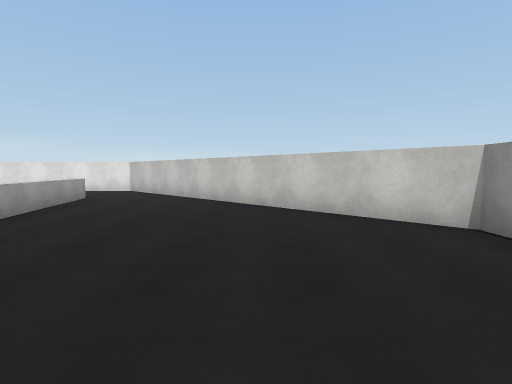
View 1 (above)

12 first-person views from a walk through a Unity game level. The camera is 1.4 m above the floor, tilts 4° down and sees 80° across. The floor is counted in squares, 2 m on a side. Each view is taken from the middle of a square. On the plan, view 1 faces up. The plan holds only what a view shows up to about 10 squares ahead; the rest is blank. The place goes on beyond the plan. Surface patterns are stand-ins for the level's own textures.

View 2
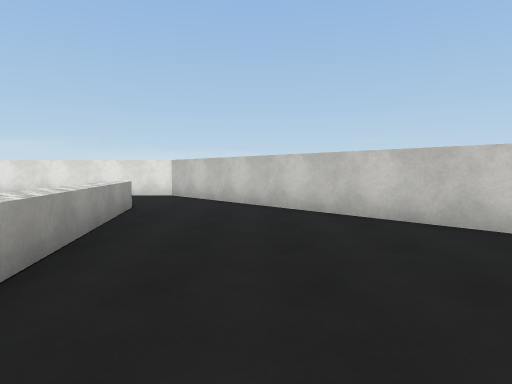

View 3
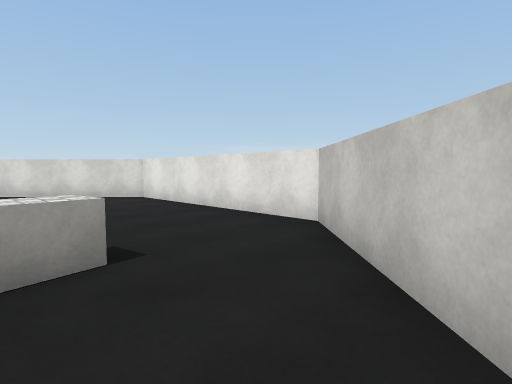

View 4
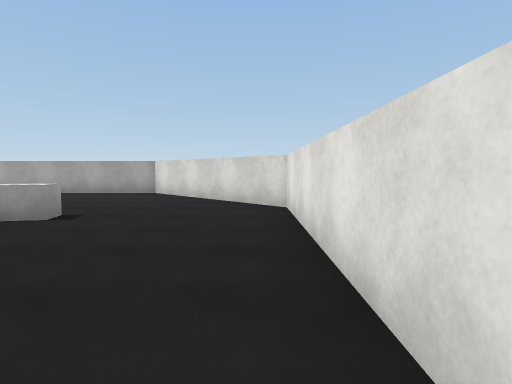

View 5
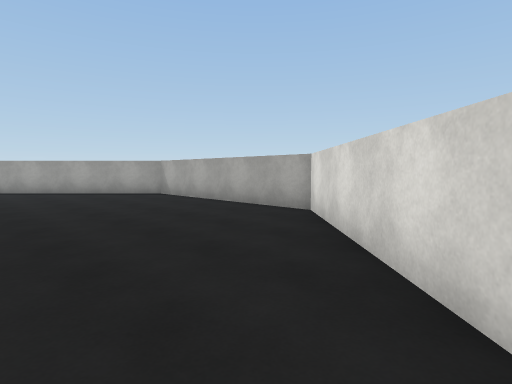

View 6
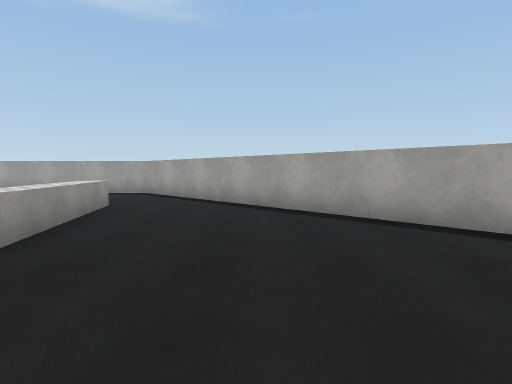

View 7
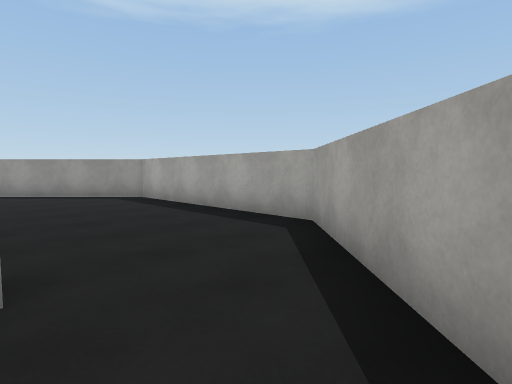

View 8
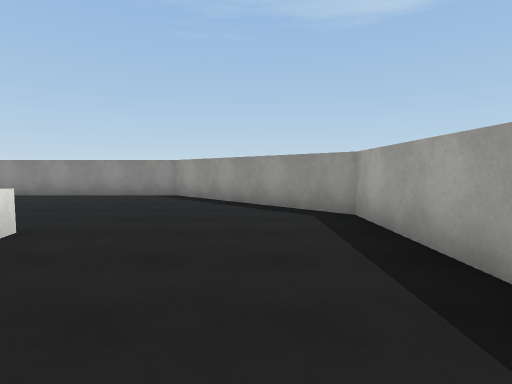

View 9
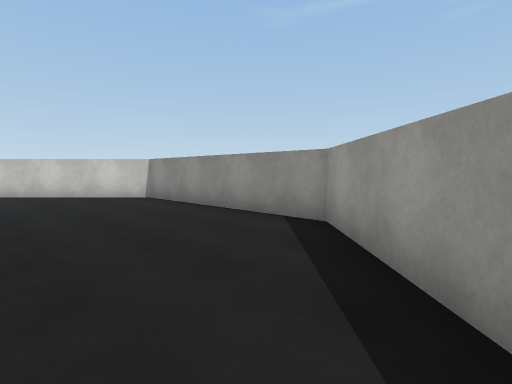

View 10
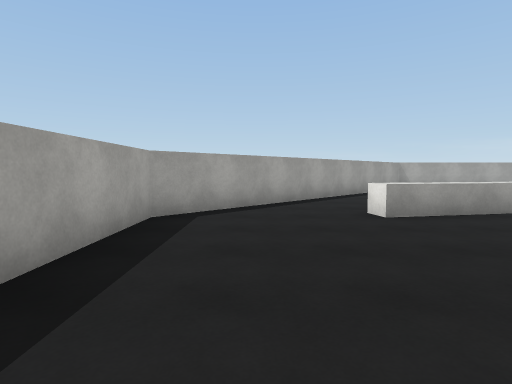

View 11
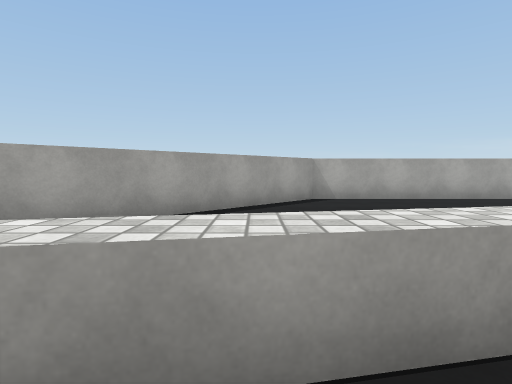

View 12
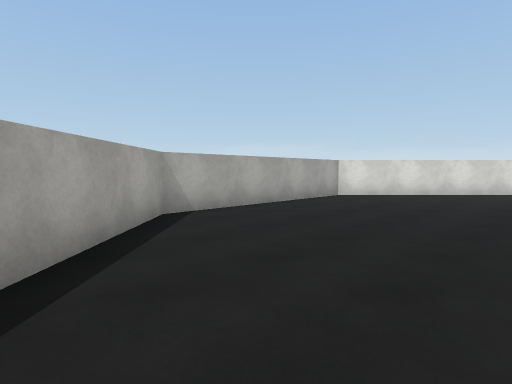

### Floor plan
Key: @ floor where view 1 was taken; # wall or solid block; . floor; ^ raised ledge.
Columns run from 14 left of view 1 to 3 right of it. Each row starts with its distance up from view 1.
 11    #########
 10   ##.......##
  9  ##.........##
  8 ##...........##
  7 #....... ^^...##
  6 #.....^   ^....##
  5 #.....    ^.....##
  4 #.....    ^......#
  3 #.....     ......#
  2 #.....^     .....#
  1 ##.....^     ....#
  0  ##....^.    .@..#
 -1   ##...^.. ^.....#
 -2    ##..^.........#
 -3     ##..........##
 -4      ##........##
 -5       ##......##
 -6        ########

Where each view was taken, in squares from view 1:
view 1: 0 up, 0 right, facing up
view 2: 2 up, 2 left, facing up
view 3: 7 up, 2 left, facing up-left
view 4: 10 up, 4 left, facing left
view 5: 10 up, 9 left, facing down-left
view 6: 4 up, 10 left, facing down
view 7: 2 down, 9 left, facing down-right
view 8: 4 down, 6 left, facing right
view 9: 4 down, 1 left, facing up-right
view 10: 4 down, 2 left, facing left
view 11: 0 up, 6 left, facing left
view 12: 1 down, 9 left, facing up-left
